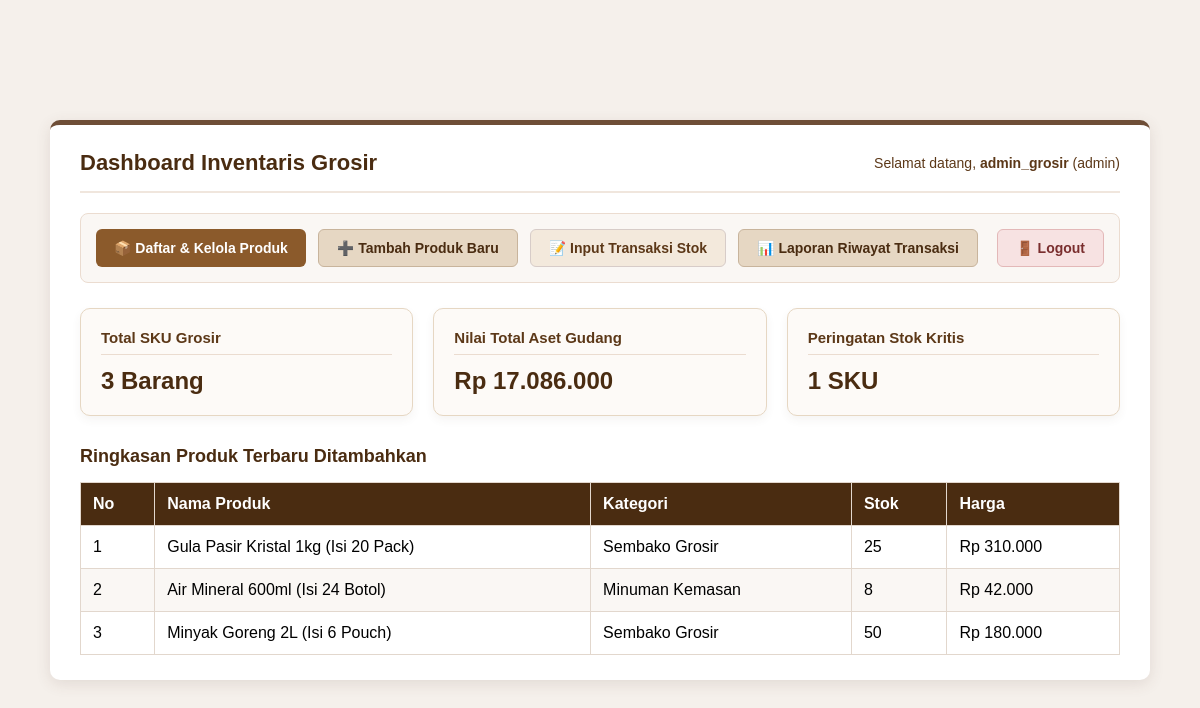
/dashboard.php (signed in), run on the app's committed database.
### tables this page shows
CREATE TABLE products (
    id INT PRIMARY KEY AUTO_INCREMENT,
    category_id INT NOT NULL,
    sku VARCHAR(50) NOT NULL UNIQUE,
    name VARCHAR(150) NOT NULL,
    unit_type VARCHAR(30) NOT NULL DEFAULT 'Karton',  
    price_per_unit DECIMAL(12,2) NOT NULL DEFAULT 0,  
    min_order_qty INT NOT NULL DEFAULT 1,             
    stock INT NOT NULL DEFAULT 0,                     
    minimum_stock INT NOT NULL DEFAULT 10,            
    FOREIGN KEY (category_id) REFERENCES categories(id) ON UPDATE CASCADE ON DELETE RESTRICT
);

CREATE TABLE categories (
    id INT PRIMARY KEY AUTO_INCREMENT,
    name VARCHAR(100) NOT NULL
);

### escape.php (called while the page is built)
<?php
function e($string) {
    return htmlspecialchars($string ?? '', ENT_QUOTES, 'UTF-8');
}

### dashboard.php (the view, shortened to what this page needs)
<?php
require_once __DIR__ . '/../config/database.php';
require_once __DIR__ . '/../helpers/escape.php';
$stmtTotal = $pdo->query("SELECT COUNT(*) AS total_sku FROM products");
$totalSku = $stmtTotal->fetch()['total_sku'] ?? 0;
$stmtAll = $pdo->query("SELECT * FROM products");
$allProducts = $stmtAll->fetchAll();
$totalAset = 0;
foreach ($allProducts as $p) {
    $stok = $p['stock'] ?? 0;
    $harga = $p['price_per_unit'] ?? $p['unit_price'] ?? $p['harga'] ?? $p['price'] ?? 0;
    $totalAset += ($stok * $harga);
}
$stmtKritis = $pdo->query("SELECT COUNT(*) AS total_kritis FROM products WHERE stock <= 10");
$totalKritis = $stmtKritis->fetch()['total_kritis'] ?? 0;
try {
    $stmtRecent = $pdo->query("
        SELECT p.*, c.name AS category_name
        FROM products p
        LEFT JOIN categories c ON p.category_id = c.id
        ORDER BY p.id DESC LIMIT 5
    ");
    $recentProducts = $stmtRecent->fetchAll();
} catch (Exception $e) {
    $stmtRecent = $pdo->query("SELECT * FROM products ORDER BY id DESC LIMIT 5");
    $recentProducts = $stmtRecent->fetchAll();
}
?>
<!DOCTYPE html>
<html lang="id">
<head>
</head>
<body>
<div class="container">
    <div class="navbar">
        <h1>Dashboard Inventaris Grosir</h1>
        <div class="user-info">
            Selamat datang, <strong><?= htmlspecialchars($_SESSION['username'] ?? 'User') ?></strong> (<?= htmlspecialchars($_SESSION['role'] ?? 'Staff') ?>)
        </div>
    </div>
    <div class="nav-buttons">
        <a href="products.php" class="btn btn-brown">📦 Daftar & Kelola Produk</a>
        <a href="product_form.php" class="btn btn-cream">➕ Tambah Produk Baru</a>
        <a href="stock_transaction.php" class="btn btn-light">📝 Input Transaksi Stok</a>
        <a href="transaction_history.php" class="btn btn-cream">📊 Laporan Riwayat Transaksi</a>
        <a href="logout.php" class="btn btn-danger" onclick="return confirm('Apakah Anda yakin ingin keluar?')">🚪 Logout</a>
    </div>
    <div class="card-grid">
        <div class="card">
            <h3>Total SKU Grosir</h3>
            <div class="value"><?= number_format($totalSku) ?> Barang</div>
        </div>
        <div class="card">
            <h3>Nilai Total Aset Gudang</h3>
            <div class="value">Rp <?= number_format($totalAset, 0, ',', '.') ?></div>
        </div>
        <div class="card">
            <h3>Peringatan Stok Kritis</h3>
            <div class="value"><?= number_format($totalKritis) ?> SKU</div>
        </div>
    </div>
    <h3 class="section-title">Ringkasan Produk Terbaru Ditambahkan</h3>
    <table>
        <thead>
            <tr>
                <th>No</th>
                <th>Nama Produk</th>
                <th>Kategori</th>
                <th>Stok</th>
                <th>Harga</th>
            </tr>
        </thead>
        <tbody>
            <?php if (count($recentProducts) > 0): ?>
                <?php foreach ($recentProducts as $index => $item):
                    $harga = $item['price_per_unit'] ?? $item['unit_price'] ?? $item['harga'] ?? $item['price'] ?? 0;
                    $kategori = '-';
                    if (!empty($item['category_name'])) {
                        $kategori = $item['category_name'];
                    } elseif (!empty($item['category'])) {
                        $kategori = $item['category'];
                    } elseif (!empty($item['kategori'])) {
                        $kategori = $item['kategori'];
                    }
                ?>
                    <tr>
                        <td><?= $index + 1 ?></td>
                        <td><?= e($item['name'] ?? '-') ?></td>
                        <td><?= e($kategori) ?></td>
                        <td><?= e($item['stock'] ?? 0) ?></td>
                        <td>Rp <?= number_format($harga, 0, ',', '.') ?></td>
                    </tr>
                <?php endforeach; ?>
            <?php else: ?>
                <tr>
                    <td colspan="5" style="text-align: center;">Belum ada data produk.</td>
                </tr>
            <?php endif; ?>
        </tbody>
    </table>
</div>
</body>
</html>

### dashboard.php (style rules this page uses)
* { box-sizing: border-box; }
body { font-family: Arial, sans-serif; background-color: #f5f0eb; margin: 0; padding: 20px; min-height: 100vh; display: flex; justify-content: center; align-items: center; }
.container { width: 100%; max-width: 1100px; background: #ffffff; padding: 25px 30px; border-radius: 10px; box-shadow: 0 4px 15px rgba(92, 61, 46, 0.12); border-top: 5px solid #6f4e37; }
.navbar { display: flex; justify-content: space-between; align-items: center; margin-bottom: 20px; padding-bottom: 15px; border-bottom: 2px solid #f0e6dd; }
.navbar h1 { color: #4a2c11; margin: 0; font-size: 22px; }
.user-info { font-size: 14px; color: #5c3818; }
.nav-buttons { display: flex; flex-wrap: wrap; gap: 12px; margin-bottom: 25px; background-color: #faf7f4; padding: 15px; border-radius: 8px; border: 1px solid #ebdcd0; }
.btn { padding: 10px 18px; border: none; border-radius: 6px; cursor: pointer; text-decoration: none; font-size: 14px; font-weight: bold; display: inline-flex; align-items: center; gap: 6px; transition: all 0.2s; }
.btn-brown { background-color: #8b5a2b; color: white; }
.btn-cream { background-color: #e6d7c3; color: #4a2c11; border: 1px solid #c8b49c; }
.btn-light { background-color: #f3e9dc; color: #5c3818; border: 1px solid #d7ccc8; }
.btn-danger { background-color: #f7e2e2; color: #7a2e2e; border: 1px solid #e3b8b8; margin-left: auto; }
.card-grid { display: flex; gap: 20px; margin-bottom: 30px; }
.card { flex: 1; background-color: #fdfaf7; border: 1px solid #e6d7c3; border-radius: 10px; padding: 20px; box-shadow: 0 4px 10px rgba(92, 61, 46, 0.06); transition: transform 0.2s; }
.card h3 { margin-top: 0; margin-bottom: 12px; color: #5c3818; font-size: 15px; font-weight: 600; border-bottom: 1px solid #ebdcd0; padding-bottom: 8px; }
.card .value { font-size: 24px; font-weight: bold; color: #4a2c11; margin: 0; }
.section-title { color: #4a2c11; margin-top: 0; margin-bottom: 15px; font-size: 18px; }
table { width: 100%; border-collapse: collapse; margin-top: 10px; }
table th, table td { border: 1px solid #e2d7cd; padding: 12px; text-align: left; }
table th { background-color: #4a2c11; color: white; font-weight: 600; }
table tr:nth-child(even) { background-color: #faf7f4; }

### data on the page
products: name "Gula Pasir Kristal 1kg (Isi 20 Pack)", category.name "Sembako Grosir", stock "25", price_per_unit "310.000"
products: name "Air Mineral 600ml (Isi 24 Botol)", category.name "Minuman Kemasan", stock "8", price_per_unit "42.000"
products: name "Minyak Goreng 2L (Isi 6 Pouch)", category.name "Sembako Grosir", stock "50", price_per_unit "180.000"

### other printed values
$_SESSION['username'] "admin_grosir"
$_SESSION['role'] "admin"
$totalSku "3"
$totalAset "17.086.000"
$totalKritis "1"
